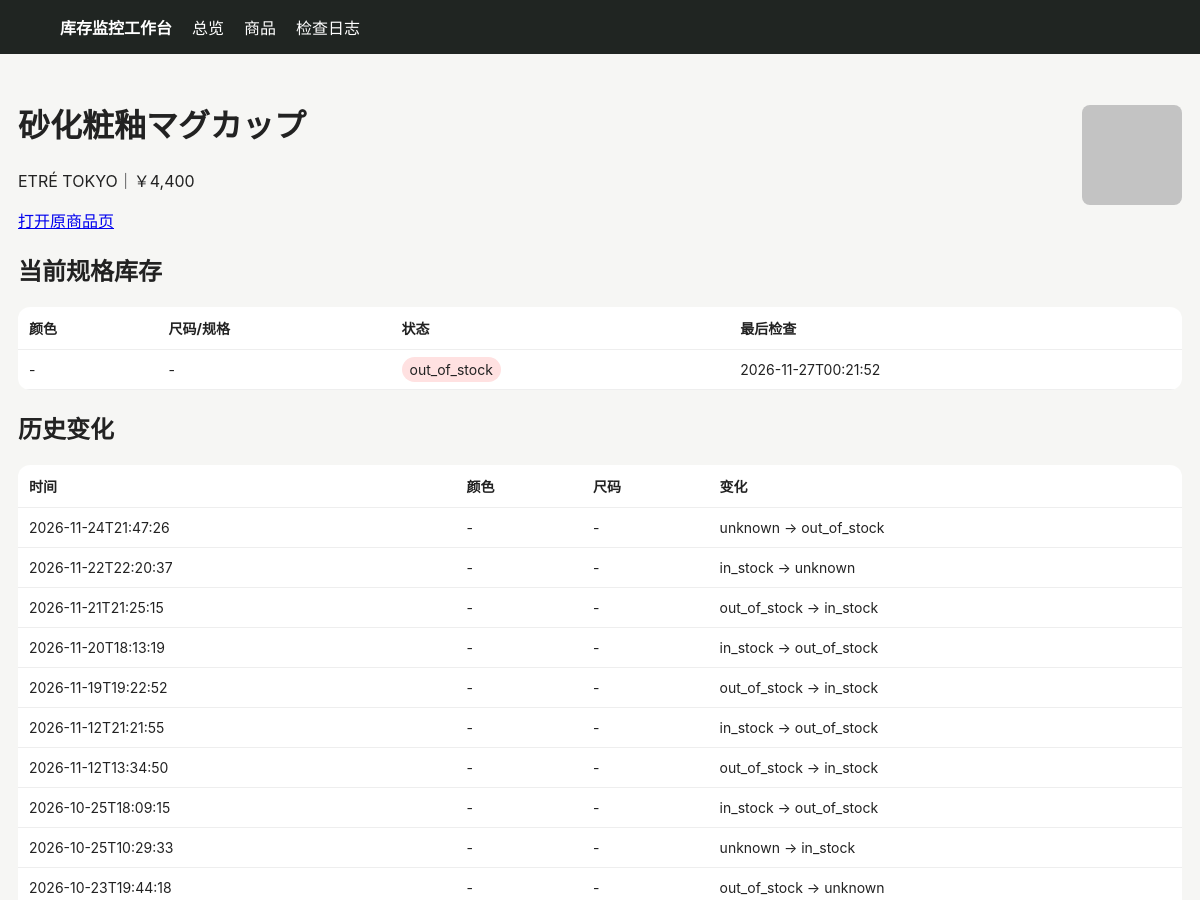
/product/530 (upper part), run on an earlier commit of the app's database.
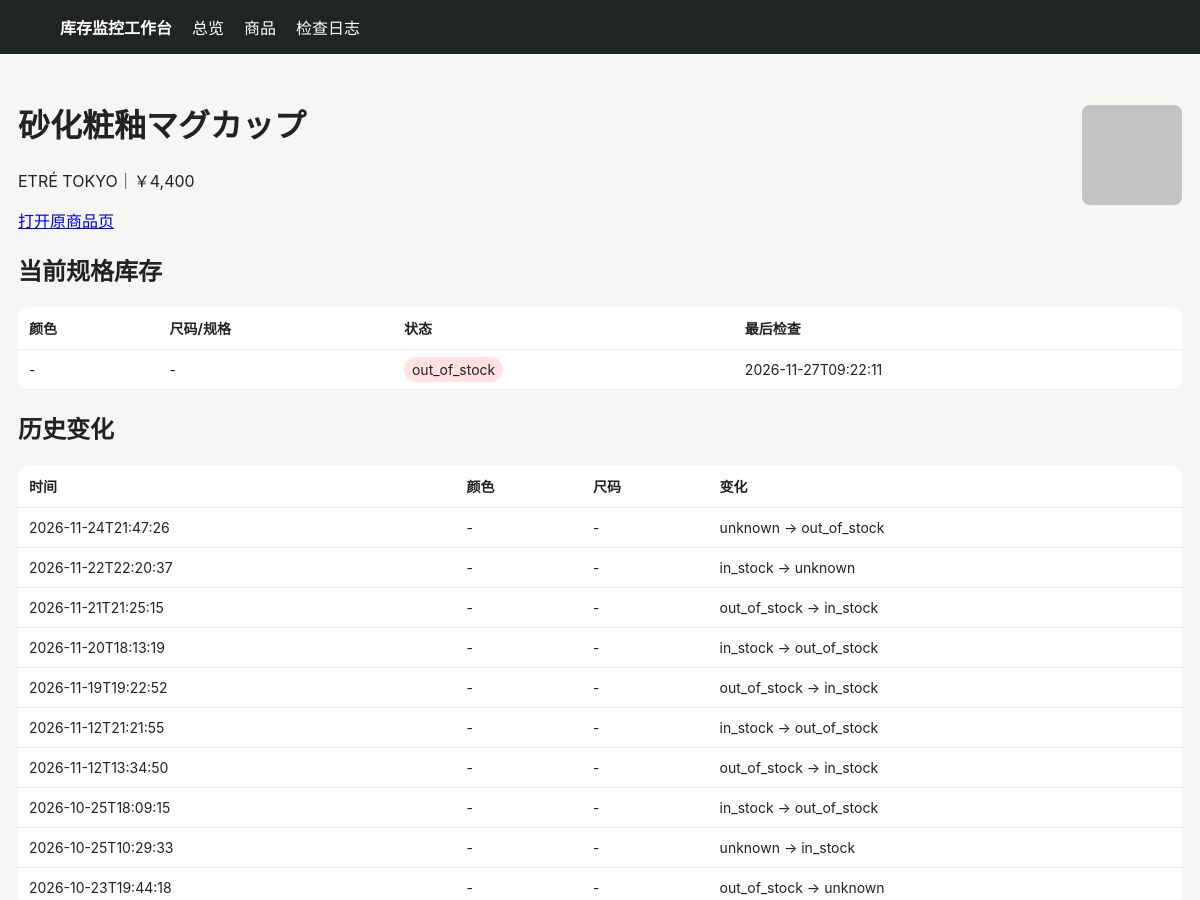
And on a later commit of the database.
### tables this page shows
CREATE TABLE products (
 id INTEGER PRIMARY KEY AUTOINCREMENT,
 site TEXT NOT NULL,
 url TEXT NOT NULL UNIQUE,
 name TEXT NOT NULL,
 price TEXT,
 image_url TEXT,
 first_seen TEXT NOT NULL,
 last_seen TEXT NOT NULL
);

CREATE TABLE variants (
 id INTEGER PRIMARY KEY AUTOINCREMENT,
 product_id INTEGER NOT NULL,
 color TEXT NOT NULL DEFAULT '',
 size TEXT NOT NULL DEFAULT '',
 status TEXT NOT NULL,
 last_checked TEXT NOT NULL,
 UNIQUE(product_id, color, size)
);

CREATE TABLE changes (
 id INTEGER PRIMARY KEY AUTOINCREMENT,
 product_id INTEGER NOT NULL,
 color TEXT NOT NULL DEFAULT '',
 size TEXT NOT NULL DEFAULT '',
 old_status TEXT NOT NULL,
 new_status TEXT NOT NULL,
 detected_at TEXT NOT NULL
);

### app/main.py (the view)
@app.get("/product/{pid}")
def product(request: Request, pid: int):
    with conn() as c:
        p=c.execute("SELECT * FROM products WHERE id=?",(pid,)).fetchone()
        vs=c.execute("SELECT * FROM variants WHERE product_id=? ORDER BY color,size",(pid,)).fetchall()
        cs=c.execute("SELECT * FROM changes WHERE product_id=? ORDER BY detected_at DESC",(pid,)).fetchall()
    return templates.TemplateResponse("product.html", {"request":request,"p":p,"variants":vs,"changes":cs})

### app/templates/product.html
{% extends "base.html" %}{% block content %}<div class="top"><div><h1>{{p.name}}</h1><p>{{p.site}}｜{{p.price}}</p><a href="{{p.url}}" target="_blank">打开原商品页</a></div>{% if p.image_url %}<img class="thumb" style="width:100px;height:100px" src="{{p.image_url}}">{% endif %}</div>
<h2>当前规格库存</h2><table><tr><th>颜色</th><th>尺码/规格</th><th>状态</th><th>最后检查</th></tr>{% for v in variants %}<tr><td>{{v.color or "-"}}</td><td>{{v.size or "-"}}</td><td><span class="badge {{v.status}}">{{v.status}}</span></td><td>{{v.last_checked}}</td></tr>{% endfor %}</table>
<h2>历史变化</h2><table><tr><th>时间</th><th>颜色</th><th>尺码</th><th>变化</th></tr>{% for c in changes %}<tr><td>{{c.detected_at}}</td><td>{{c.color or "-"}}</td><td>{{c.size or "-"}}</td><td>{{c.old_status}} → {{c.new_status}}</td></tr>{% endfor %}</table>{% endblock %}

### app/templates/base.html (shortened to what this page needs)
<!doctype html><html lang="zh-CN"><head><meta charset="utf-8"><meta name="viewport" content="width=device-width,initial-scale=1">
</head><body><nav><strong>库存监控工作台</strong><a href="/">总览</a><a href="/products">商品</a><a href="/logs">检查日志</a></nav><main>{% block content %}{% endblock %}</main></body></html>

### app/templates/base.html (style rules this page uses)
body { font-family:-apple-system,BlinkMacSystemFont,"Segoe UI",sans-serif;background:#f6f6f4;color:#222;margin:0 }
nav { background:#202522;color:#fff;padding:15px 5%;display:flex;gap:20px;align-items:center }
nav a { color:#fff;text-decoration:none }
main { max-width:1180px;margin:25px auto;padding:0 18px }
table { width:100%;border-collapse:collapse;background:#fff;border-radius:12px;overflow:hidden }
th,td { padding:11px;border-bottom:1px solid #eee;text-align:left;font-size:14px }
.badge { padding:4px 8px;border-radius:999px;background:#eee }
.out_of_stock { background:#ffe1e1 }
img.thumb { width:52px;height:52px;object-fit:cover;border-radius:8px }
.top { display:flex;justify-content:space-between;align-items:center;margin-bottom:18px }

What changed in the data, as far as the page shows it:
changed variants "out_of_stock": last_checked "2026-11-27T00:21:52" → "2026-11-27T09:22:11"
